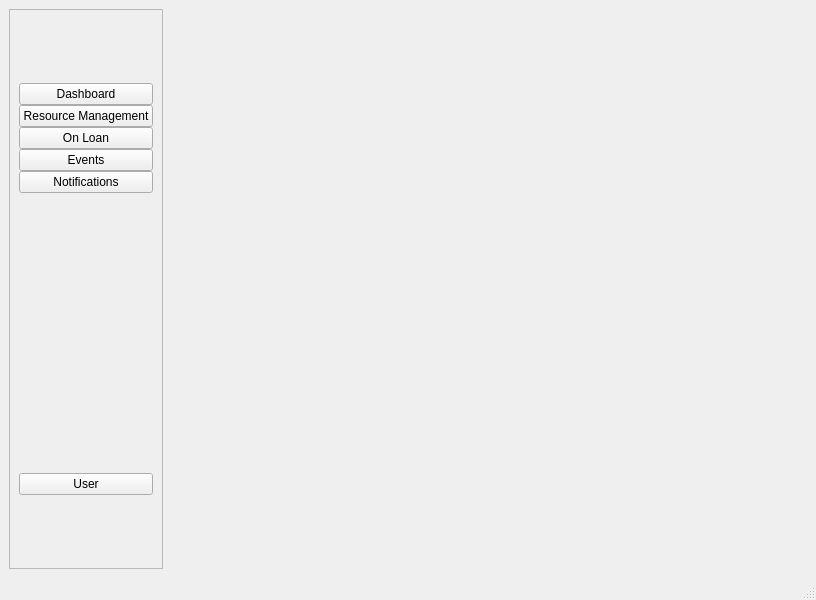
<?xml version="1.0" encoding="UTF-8"?>
<ui version="4.0">
 <class>MainWindow</class>
 <widget class="QMainWindow" name="MainWindow">
  <property name="geometry">
   <rect>
    <x>0</x>
    <y>0</y>
    <width>816</width>
    <height>600</height>
   </rect>
  </property>
  <property name="windowTitle">
   <string>MakeTabah MVP</string>
  </property>
  <widget class="QWidget" name="centralwidget">
   <layout class="QHBoxLayout" name="horizontalLayout">
    <item>
     <widget class="QFrame" name="sideBar">
      <property name="sizePolicy">
       <sizepolicy hsizetype="Preferred" vsizetype="Expanding">
        <horstretch>0</horstretch>
        <verstretch>0</verstretch>
       </sizepolicy>
      </property>
      <property name="minimumSize">
       <size>
        <width>150</width>
        <height>0</height>
       </size>
      </property>
      <property name="frameShape">
       <enum>QFrame::Shape::StyledPanel</enum>
      </property>
      <property name="frameShadow">
       <enum>QFrame::Shadow::Raised</enum>
      </property>
      <layout class="QVBoxLayout" name="verticalLayout_8">
       <property name="spacing">
        <number>0</number>
       </property>
       <item>
        <layout class="QVBoxLayout" name="verticalLayout_9">
         <property name="spacing">
          <number>0</number>
         </property>
         <item>
          <layout class="QVBoxLayout" name="verticalLayout">
           <property name="spacing">
            <number>0</number>
           </property>
           <item>
            <widget class="QPushButton" name="pushButton_11">
             <property name="text">
              <string>Dashboard</string>
             </property>
            </widget>
           </item>
           <item>
            <widget class="QPushButton" name="RsrcManWinBtn_3">
             <property name="text">
              <string>Resource Management</string>
             </property>
            </widget>
           </item>
           <item>
            <widget class="QPushButton" name="pushButton_12">
             <property name="text">
              <string>On Loan</string>
             </property>
            </widget>
           </item>
           <item>
            <widget class="QPushButton" name="pushButton_13">
             <property name="text">
              <string>Events</string>
             </property>
            </widget>
           </item>
           <item>
            <widget class="QPushButton" name="pushButton_14">
             <property name="text">
              <string>Notifications</string>
             </property>
            </widget>
           </item>
           <item>
            <spacer name="verticalSpacer_3">
             <property name="orientation">
              <enum>Qt::Orientation::Vertical</enum>
             </property>
             <property name="sizeType">
              <enum>QSizePolicy::Policy::Fixed</enum>
             </property>
             <property name="sizeHint" stdset="0">
              <size>
               <width>17</width>
               <height>280</height>
              </size>
             </property>
            </spacer>
           </item>
          </layout>
         </item>
         <item>
          <widget class="QPushButton" name="pushButton_15">
           <property name="text">
            <string>User</string>
           </property>
          </widget>
         </item>
        </layout>
       </item>
      </layout>
     </widget>
    </item>
    <item>
     <widget class="QStackedWidget" name="stackedWidget">
      <property name="currentIndex">
       <number>0</number>
      </property>
      <widget class="QWidget" name="page"/>
      <widget class="QWidget" name="page_2"/>
     </widget>
    </item>
   </layout>
  </widget>
  <widget class="QMenuBar" name="menubar">
   <property name="geometry">
    <rect>
     <x>0</x>
     <y>0</y>
     <width>816</width>
     <height>20</height>
    </rect>
   </property>
  </widget>
  <widget class="QStatusBar" name="statusbar"/>
 </widget>
 <resources/>
 <connections/>
</ui>
